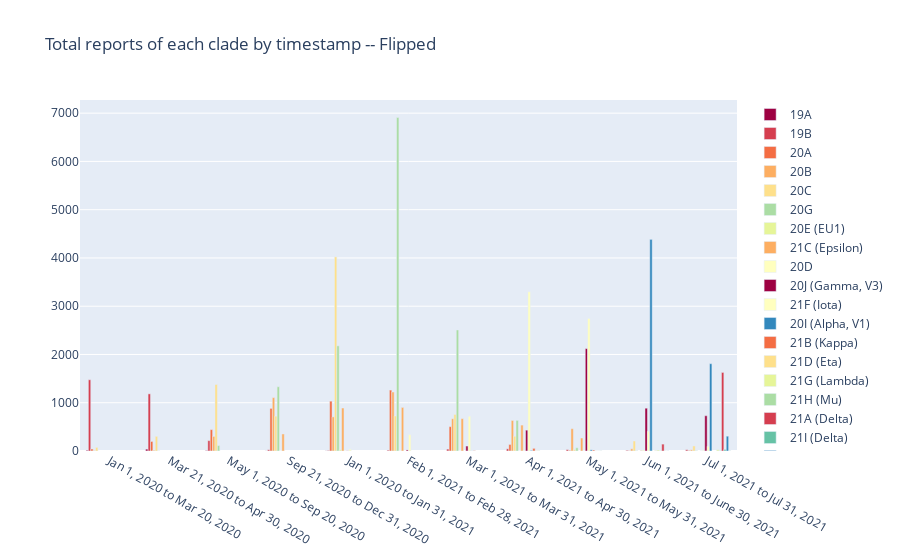

The code cell stored with this chart in its notebook:
### Code cell
# timestamp on x-axis and colors as clades
data = []
colors = px.colors.diverging.Spectral
clades = ['19A','19B','20A','20B','20C', '20G', '20E (EU1)', "21C (Epsilon)", "20D", "20J (Gamma, V3)",
          "21F (Iota)", "20I (Alpha, V1)", "21B (Kappa)", "21D (Eta)", "21G (Lambda)", "21H (Mu)", "21A (Delta)", "21I (Delta)", "21J (Delta)", "20H (Beta, V2)"]
clades.sort()

clade_to_integer = {clade:i for i,clade in enumerate(clades)}
print(print(clade_to_integer))
clade_info = {}
for i in range(11):
    q = dfs[i].groupby("clade").sum('count')
    for clade, count in zip(q.index, q['count']):
        clade_dict = clade_info.get(clade, dict())
        x = clade_dict.get('x', list())
        x.append(i)
        clade_dict['x'] = x
        y = clade_dict.get('y', list())
        y.append(count)
        clade_dict['y'] = y
        clade_info[clade] = clade_dict
for clade_name, info in clade_info.items():  
    b = go.Bar(name = clade_name, x=list(map(lambda xi: timestamp_dictionary[xi+1],info['x'])), y=info['y'], marker_color=colors[clade_to_integer.get(clade_name, 0) % 10])
    data.append(b)
  
fig = go.Figure(data=data)
fig.update_layout(barmode='group', title = "Total reports of each clade by timestamp -- Flipped")
fig.show()

### Figure 1 — Plotly figure (JSON) as saved in the notebook; plotly's stock layout.template omitted (floating-point values rounded to 4 significant figures)
{"data": [{"marker": {"color": "rgb(158,1,66)"}, "name": "19A", "type": "bar", "x": ["Jan 1, 2020 to Mar 20, 2020", "Mar 21, 2020 to Apr 30, 2020", "May 1, 2020 to Sep 20, 2020", "Sep 21, 2020 to Dec 31, 2020", "Jan 1, 2020 to Jan 31, 2021"], "y": [15, 39, 8, 1, 2]}, {"marker": {"color": "rgb(213,62,79)"}, "name": "19B", "type": "bar", "x": ["Jan 1, 2020 to Mar 20, 2020", "Mar 21, 2020 to Apr 30, 2020", "May 1, 2020 to Sep 20, 2020", "Sep 21, 2020 to Dec 31, 2020", "Jan 1, 2020 to Jan 31, 2021", "Feb 1, 2021 to Feb 28, 2021", "Mar 1, 2021 to Mar 31, 2021", "Apr 1, 2021 to Apr 30, 2021", "May 1, 2021 to May 31, 2021", "Jun 1, 2021 to June 30, 2021", "Jul 1, 2021 to Jul 31, 2021"], "y": [1476, 1184, 215, 26, 11, 17, 40, 45, 28, 14, 26]}, {"marker": {"color": "rgb(244,109,67)"}, "name": "20A", "type": "bar", "x": ["Jan 1, 2020 to Mar 20, 2020", "Mar 21, 2020 to Apr 30, 2020", "May 1, 2020 to Sep 20, 2020", "Sep 21, 2020 to Dec 31, 2020", "Jan 1, 2020 to Jan 31, 2021", "Feb 1, 2021 to Feb 28, 2021", "Mar 1, 2021 to Mar 31, 2021", "Apr 1, 2021 to Apr 30, 2021", "May 1, 2021 to May 31, 2021", "Jun 1, 2021 to June 30, 2021", "Jul 1, 2021 to Jul 31, 2021"], "y": [42, 198, 443, 883, 1033, 1262, 505, 136, 14, 5, 12]}, {"marker": {"color": "rgb(253,174,97)"}, "name": "20B", "type": "bar", "x": ["Jan 1, 2020 to Mar 20, 2020", "Mar 21, 2020 to Apr 30, 2020", "May 1, 2020 to Sep 20, 2020", "Sep 21, 2020 to Dec 31, 2020", "Jan 1, 2020 to Jan 31, 2021", "Feb 1, 2021 to Feb 28, 2021", "Mar 1, 2021 to Mar 31, 2021", "Apr 1, 2021 to Apr 30, 2021", "May 1, 2021 to May 31, 2021", "Jun 1, 2021 to June 30, 2021", "Jul 1, 2021 to Jul 31, 2021"], "y": [9, 16, 302, 1106, 707, 1222, 669, 633, 462, 46, 25]}, {"marker": {"color": "rgb(254,224,139)"}, "name": "20C", "type": "bar", "x": ["Jan 1, 2020 to Mar 20, 2020", "Mar 21, 2020 to Apr 30, 2020", "May 1, 2020 to Sep 20, 2020", "Sep 21, 2020 to Dec 31, 2020", "Jan 1, 2020 to Jan 31, 2021", "Feb 1, 2021 to Feb 28, 2021", "Mar 1, 2021 to Mar 31, 2021", "Apr 1, 2021 to Apr 30, 2021", "May 1, 2021 to May 31, 2021", "Jun 1, 2021 to June 30, 2021", "Jul 1, 2021 to Jul 31, 2021"], "y": [75, 304, 1378, 722, 4022, 725, 757, 305, 29, 207, 105]}, {"marker": {"color": "rgb(171,221,164)"}, "name": "20G", "type": "bar", "x": ["Mar 21, 2020 to Apr 30, 2020", "May 1, 2020 to Sep 20, 2020", "Sep 21, 2020 to Dec 31, 2020", "Jan 1, 2020 to Jan 31, 2021", "Feb 1, 2021 to Feb 28, 2021", "Mar 1, 2021 to Mar 31, 2021", "Apr 1, 2021 to Apr 30, 2021", "May 1, 2021 to May 31, 2021", "Jun 1, 2021 to June 30, 2021", "Jul 1, 2021 to Jul 31, 2021"], "y": [2, 113, 1332, 2179, 6909, 2508, 635, 68, 5, 6]}, {"marker": {"color": "rgb(230,245,152)"}, "name": "20E (EU1)", "type": "bar", "x": ["Sep 21, 2020 to Dec 31, 2020", "Jan 1, 2020 to Jan 31, 2021", "Feb 1, 2021 to Feb 28, 2021", "Mar 1, 2021 to Mar 31, 2021", "Apr 1, 2021 to Apr 30, 2021"], "y": [3, 29, 4, 2, 1]}, {"marker": {"color": "rgb(253,174,97)"}, "name": "21C (Epsilon)", "type": "bar", "x": ["Sep 21, 2020 to Dec 31, 2020", "Jan 1, 2020 to Jan 31, 2021", "Feb 1, 2021 to Feb 28, 2021", "Mar 1, 2021 to Mar 31, 2021", "Apr 1, 2021 to Apr 30, 2021", "May 1, 2021 to May 31, 2021", "Jun 1, 2021 to June 30, 2021", "Jul 1, 2021 to Jul 31, 2021"], "y": [353, 891, 903, 670, 537, 269, 9, 1]}, {"marker": {"color": "rgb(255,255,191)"}, "name": "20D", "type": "bar", "x": ["Jan 1, 2020 to Jan 31, 2021", "Apr 1, 2021 to Apr 30, 2021", "May 1, 2021 to May 31, 2021", "Jun 1, 2021 to June 30, 2021", "Jul 1, 2021 to Jul 31, 2021"], "y": [4, 9, 1, 21, 15]}, {"marker": {"color": "rgb(158,1,66)"}, "name": "20J (Gamma, V3)", "type": "bar", "x": ["Jan 1, 2020 to Jan 31, 2021", "Feb 1, 2021 to Feb 28, 2021", "Mar 1, 2021 to Mar 31, 2021", "Apr 1, 2021 to Apr 30, 2021", "May 1, 2021 to May 31, 2021", "Jun 1, 2021 to June 30, 2021", "Jul 1, 2021 to Jul 31, 2021"], "y": [3, 22, 103, 432, 2122, 887, 731]}, {"marker": {"color": "rgb(255,255,191)"}, "name": "21F (Iota)", "type": "bar", "x": ["Jan 1, 2020 to Jan 31, 2021", "Feb 1, 2021 to Feb 28, 2021", "Mar 1, 2021 to Mar 31, 2021", "Apr 1, 2021 to Apr 30, 2021", "May 1, 2021 to May 31, 2021", "Jun 1, 2021 to June 30, 2021", "Jul 1, 2021 to Jul 31, 2021"], "y": [37, 337, 719, 3299, 2746, 409, 97]}, {"marker": {"color": "rgb(50,136,189)"}, "name": "20I (Alpha, V1)", "type": "bar", "x": ["Mar 1, 2021 to Mar 31, 2021", "Apr 1, 2021 to Apr 30, 2021", "May 1, 2021 to May 31, 2021", "Jun 1, 2021 to June 30, 2021", "Jul 1, 2021 to Jul 31, 2021"], "y": [2, 12, 24, 4385, 1809]}, {"marker": {"color": "rgb(244,109,67)"}, "name": "21B (Kappa)", "type": "bar", "x": ["Mar 1, 2021 to Mar 31, 2021", "Apr 1, 2021 to Apr 30, 2021", "May 1, 2021 to May 31, 2021"], "y": [6, 55, 20]}, {"marker": {"color": "rgb(254,224,139)"}, "name": "21D (Eta)", "type": "bar", "x": ["Apr 1, 2021 to Apr 30, 2021", "May 1, 2021 to May 31, 2021", "Jun 1, 2021 to June 30, 2021"], "y": [3, 1, 8]}, {"marker": {"color": "rgb(230,245,152)"}, "name": "21G (Lambda)", "type": "bar", "x": ["Apr 1, 2021 to Apr 30, 2021", "May 1, 2021 to May 31, 2021", "Jun 1, 2021 to June 30, 2021", "Jul 1, 2021 to Jul 31, 2021"], "y": [5, 1, 21, 27]}, {"marker": {"color": "rgb(171,221,164)"}, "name": "21H (Mu)", "type": "bar", "x": ["May 1, 2021 to May 31, 2021", "Jun 1, 2021 to June 30, 2021", "Jul 1, 2021 to Jul 31, 2021"], "y": [2, 5, 9]}, {"marker": {"color": "rgb(213,62,79)"}, "name": "21A (Delta)", "type": "bar", "x": ["Jun 1, 2021 to June 30, 2021", "Jul 1, 2021 to Jul 31, 2021"], "y": [143, 1628]}, {"marker": {"color": "rgb(102,194,165)"}, "name": "21I (Delta)", "type": "bar", "x": ["Jun 1, 2021 to June 30, 2021", "Jul 1, 2021 to Jul 31, 2021"], "y": [1, 33]}, {"marker": {"color": "rgb(50,136,189)"}, "name": "21J (Delta)", "type": "bar", "x": ["Jun 1, 2021 to June 30, 2021", "Jul 1, 2021 to Jul 31, 2021"], "y": [1, 307]}, {"marker": {"color": "rgb(102,194,165)"}, "name": "20H (Beta, V2)", "type": "bar", "x": ["Jul 1, 2021 to Jul 31, 2021"], "y": [3]}], "layout": {"barmode": "group", "title": {"text": "Total reports of each clade by timestamp -- Flipped"}}}
